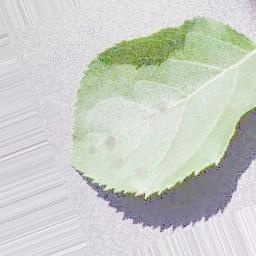
#> input picture data/technic 4/Apple___Apple_scab/aug_0_2160.jpg, 256 x 256 px; its folder holds only this picture in this run
$ jupyter execute --allow-errors IT24103063_Color_Space_Conversion.ipynb   (shell and % lines are left out)
#> lines starting #> are read from the running program, lines starting #| are printed output that depends on the picture
[cell 1]
token = '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'
username = 'ayodyak'
repo = 'Y2_S1_Batch02_Ku28'

[cell 2]
%cd {repo}

after cloning add your file

Color Space Conversion

[cell 3]
import cv2
import os
from pathlib import Path
import numpy as np
import matplotlib.pyplot as plt


SRC_ROOT = Path("/content/Y2_S1_Batch02_Ku28/data/technic 3")
DST_ROOT = Path("/content/Y2_S1_Batch02_Ku28/data/technic 4")
SAMPLE_CLASS = "Apple___Apple_scab"
EXTS = (".jpg", ".jpeg", ".png", ".bmp", ".tif", ".tiff")

DST_ROOT.mkdir(parents=True, exist_ok=True)

processed_count = 0
print(f"Starting: src={SRC_ROOT}\ndst={DST_ROOT}\n")

for src_dir, dirs, files in os.walk(SRC_ROOT):
    rel_dir = Path(src_dir).relative_to(SRC_ROOT)
    dst_dir = DST_ROOT / rel_dir
    dst_dir.mkdir(parents=True, exist_ok=True)

    for fname in files:
        if not fname.lower().endswith(EXTS):
            continue

        src_path = Path(src_dir) / fname
        dst_path = dst_dir / fname

        # read (OpenCV reads BGR)
        img_bgr = cv2.imread(str(src_path))
        if img_bgr is None:
            print(f"⚠️ Skipping unreadable file: {src_path}")
            continue

        # convert to RGB for correct color-space ops / plotting
        img_rgb = cv2.cvtColor(img_bgr, cv2.COLOR_BGR2RGB)


        img_gray = cv2.cvtColor(img_rgb, cv2.COLOR_RGB2GRAY)
        img_hsv  = cv2.cvtColor(img_rgb, cv2.COLOR_RGB2HSV)
        img_lab  = cv2.cvtColor(img_rgb, cv2.COLOR_RGB2LAB)


        hsv_for_save = cv2.cvtColor(img_hsv, cv2.COLOR_HSV2RGB)
        save_bgr = cv2.cvtColor(hsv_for_save, cv2.COLOR_RGB2BGR)


        success = cv2.imwrite(str(dst_path), save_bgr)
        if not success:
            print(f"❌ Failed to write: {dst_path}")

        processed_count += 1
        if processed_count % 200 == 0:
            print(f"Processed {processed_count} images...")

print(f"Done. Total images processed: {processed_count}")


# Visualize a sample
sample_dir = SRC_ROOT / SAMPLE_CLASS
if sample_dir.exists() and sample_dir.is_dir():
    files = [f for f in sample_dir.iterdir() if f.suffix.lower() in EXTS]
    if files:
        sample = files[0]
        img_bgr = cv2.imread(str(sample))
#> img_bgr is the input picture: shape (256, 256, 3); mean B, G, R 199.7, 205.8, 202.4
        img_rgb = cv2.cvtColor(img_bgr, cv2.COLOR_BGR2RGB)
        gray = cv2.cvtColor(img_rgb, cv2.COLOR_RGB2GRAY)
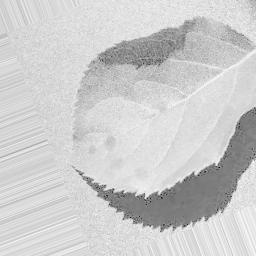
#> gray: shape (256, 256); min 4, max 254, mean 204.1
        hsv  = cv2.cvtColor(img_rgb, cv2.COLOR_RGB2HSV)
#> hsv: shape (256, 256, 3); mean H, S, V 97.5, 19.6, 210.1
        lab  = cv2.cvtColor(img_rgb, cv2.COLOR_RGB2LAB)
#> lab: shape (256, 256, 3); mean of channels 0, 1, 2 209.6, 125.7, 130.6

        # Convert HSV/LAB back to RGB for correct display with matplotlib
        hsv_disp = cv2.cvtColor(hsv, cv2.COLOR_HSV2RGB)
        lab_disp = cv2.cvtColor(lab, cv2.COLOR_LAB2RGB)

        fig, axs = plt.subplots(1, 4, figsize=(18, 5))
        axs[0].imshow(img_rgb); axs[0].set_title("Original (RGB)"); axs[0].axis("off")
        axs[1].imshow(gray, cmap="gray"); axs[1].set_title("Grayscale"); axs[1].axis("off")
        axs[2].imshow(hsv_disp); axs[2].set_title("HSV (visualized)"); axs[2].axis("off")
        axs[3].imshow(lab_disp); axs[3].set_title("LAB (visualized)"); axs[3].axis("off")
        plt.show()
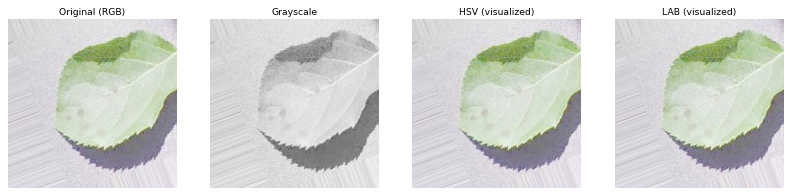
#> figure drawn by matplotlib, 4 panels
    else:
        print(f"No images found in sample class folder: {sample_dir}")
else:
    print(f"Sample class folder missing: {sample_dir} — skip visualization.")

EDA ViVisualization

[cell 4]
import matplotlib.pyplot as plt
import os
import cv2

# Pick one image from your dataset
input_folder = "/content/Y2_S1_Batch02_Ku28/data/technic 4/Apple___Apple_scab"  # pick any class
sample_img = os.path.join(input_folder, os.listdir(input_folder)[0])

# Load the image
img = cv2.imread(sample_img)
img = cv2.cvtColor(img, cv2.COLOR_BGR2RGB)

# Convert into different color spaces
gray = cv2.cvtColor(img, cv2.COLOR_RGB2GRAY)
hsv = cv2.cvtColor(img, cv2.COLOR_RGB2HSV)
lab = cv2.cvtColor(img, cv2.COLOR_RGB2LAB)

# Plot results
fig, axs = plt.subplots(1, 4, figsize=(20, 6))

axs[0].imshow(img)
axs[0].set_title("RGB")
axs[0].axis("off")

axs[1].imshow(gray, cmap="gray")
axs[1].set_title("Grayscale")
axs[1].axis("off")

axs[2].imshow(hsv)
axs[2].set_title("HSV")
axs[2].axis("off")

axs[3].imshow(lab)
axs[3].set_title("LAB")
axs[3].axis("off")

plt.show()
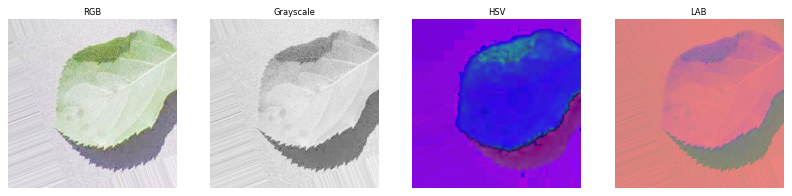
#> figure drawn by matplotlib, 4 panels

$ run again, on data/technic 4/Apple___Apple_scab/aug_0_2578.jpg
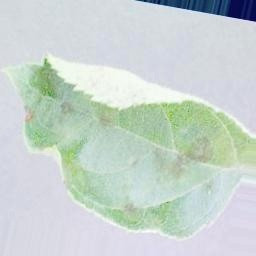
#> input picture data/technic 4/Apple___Apple_scab/aug_0_2578.jpg, 256 x 256 px
#> img_bgr is the input picture: shape (256, 256, 3); mean B, G, R 206.9, 211.9, 200.3
#> `gray = cv2.cvtColor(img_rgb, cv2.COLOR_RGB2GRAY)`:
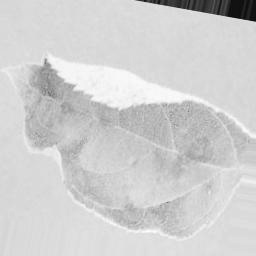
#> gray: shape (256, 256); min 7, max 254, mean 207.9
#> hsv: shape (256, 256, 3); mean H, S, V 89.5, 26, 217.4
#> lab: shape (256, 256, 3); mean of channels 0, 1, 2 213.8, 123.4, 129
#> `plt.show()`:
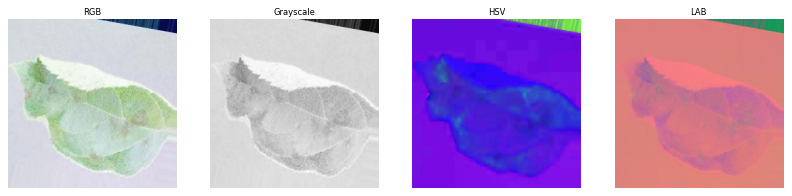
#> figure drawn by matplotlib, 4 panels

$ run again, on data/technic 4/Apple___Apple_scab/aug_0_595.jpg
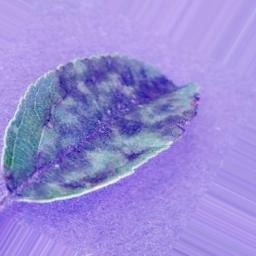
#> input picture data/technic 4/Apple___Apple_scab/aug_0_595.jpg, 256 x 256 px
#> img_bgr is the input picture: shape (256, 256, 3); mean B, G, R 215.4, 140, 152.9
#> `gray = cv2.cvtColor(img_rgb, cv2.COLOR_RGB2GRAY)`:
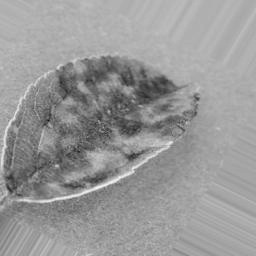
#> gray: shape (256, 256); min 15, max 246, mean 152.5
#> hsv: shape (256, 256, 3); mean H, S, V 124.2, 94.5, 215.4
#> lab: shape (256, 256, 3); mean of channels 0, 1, 2 158.3, 149.6, 91.2
#> `plt.show()`:
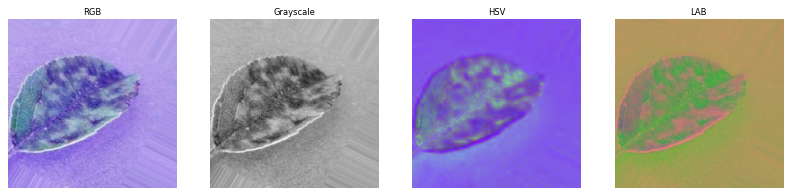
#> figure drawn by matplotlib, 4 panels
